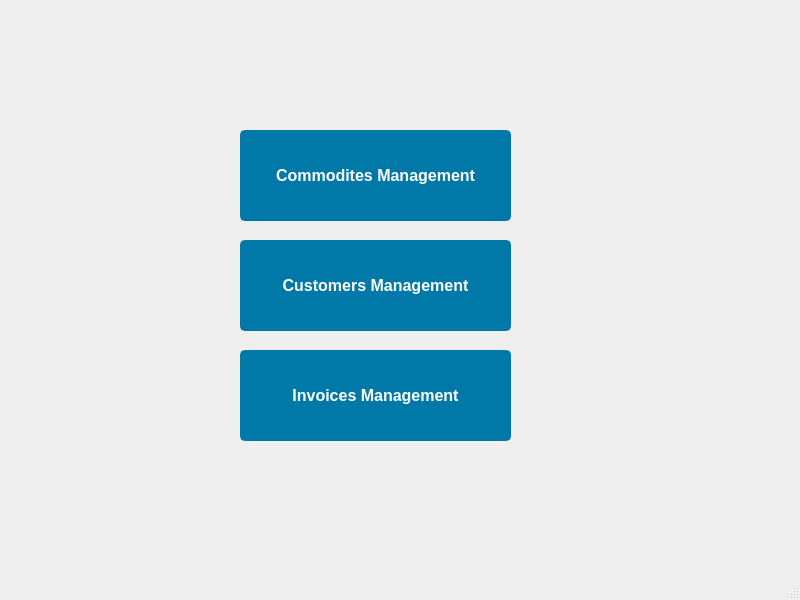
<?xml version="1.0" encoding="UTF-8"?>
<ui version="4.0">
 <class>SupermarKetmanagerMain</class>
 <widget class="QMainWindow" name="SupermarKetmanagerMain">
  <property name="geometry">
   <rect>
    <x>0</x>
    <y>0</y>
    <width>800</width>
    <height>600</height>
   </rect>
  </property>
  <property name="windowTitle">
   <string>SupermarKetmanagerMain</string>
  </property>
  <widget class="QWidget" name="centralwidget">
   <property name="styleSheet">
    <string notr="true">QPushButton#pushButton {
                   background-color: #0078A8; 
                    color: white;
                    border: 2px solid #0078A8; 
                   border-radius: 5px; 
                   padding: 5px 10px;
                   font-weight: bolder;
                   }
QPushButton#pushButton_2 {
                   background-color: #0078A8; 
                    color: white;
                    border: 2px solid #0078A8; 
                   border-radius: 5px; 
                   padding: 5px 10px;
                   font-weight: bolder;
                   }
QPushButton#pushButton_3 {
                   background-color: #0078A8; 
                    color: white;
                    border: 2px solid #0078A8; 
                   border-radius: 5px; 
                   padding: 5px 10px;
                   font-weight: bolder;
                   }</string>
   </property>
   <widget class="QPushButton" name="pushButton">
    <property name="geometry">
     <rect>
      <x>240</x>
      <y>130</y>
      <width>271</width>
      <height>91</height>
     </rect>
    </property>
    <property name="font">
     <font>
      <pointsize>12</pointsize>
      <bold>true</bold>
     </font>
    </property>
    <property name="text">
     <string>Commodites Management</string>
    </property>
   </widget>
   <widget class="QPushButton" name="pushButton_3">
    <property name="geometry">
     <rect>
      <x>240</x>
      <y>350</y>
      <width>271</width>
      <height>91</height>
     </rect>
    </property>
    <property name="font">
     <font>
      <pointsize>12</pointsize>
      <bold>true</bold>
     </font>
    </property>
    <property name="text">
     <string>Invoices Management</string>
    </property>
   </widget>
   <widget class="QPushButton" name="pushButton_2">
    <property name="geometry">
     <rect>
      <x>240</x>
      <y>240</y>
      <width>271</width>
      <height>91</height>
     </rect>
    </property>
    <property name="font">
     <font>
      <pointsize>12</pointsize>
      <bold>true</bold>
     </font>
    </property>
    <property name="text">
     <string>Customers Management</string>
    </property>
   </widget>
  </widget>
  <widget class="QMenuBar" name="menubar">
   <property name="geometry">
    <rect>
     <x>0</x>
     <y>0</y>
     <width>800</width>
     <height>21</height>
    </rect>
   </property>
  </widget>
  <widget class="QStatusBar" name="statusbar"/>
 </widget>
 <resources/>
 <connections/>
</ui>
